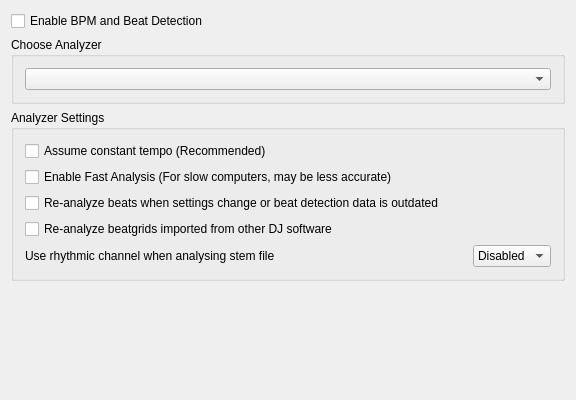
<?xml version="1.0" encoding="UTF-8"?>
<ui version="4.0">
 <class>DlgBeatsDlg</class>
 <widget class="QWidget" name="DlgBeatsDlg">
  <property name="geometry">
   <rect>
    <x>0</x>
    <y>0</y>
    <width>576</width>
    <height>400</height>
   </rect>
  </property>
  <property name="windowTitle">
   <string>Beat Detection Preferences</string>
  </property>
  <layout class="QGridLayout" name="gridLayout">
   <item row="0" column="0">
    <widget class="QCheckBox" name="checkBoxAnalyzerEnabled">
     <property name="toolTip">
      <string>When beat detection is enabled, NRave detects the beats per minute and beats of your tracks,
automatically shows a beat-grid for them, and allows you to synchronize tracks using their beat information.</string>
     </property>
     <property name="text">
      <string>Enable BPM and Beat Detection</string>
     </property>
    </widget>
   </item>
   <item row="5" column="0">
    <spacer name="verticalSpacer">
     <property name="orientation">
      <enum>Qt::Vertical</enum>
     </property>
     <property name="sizeHint" stdset="0">
      <size>
       <width>20</width>
       <height>40</height>
      </size>
     </property>
    </spacer>
   </item>
   <item row="3" column="0">
    <widget class="QGroupBox" name="groupBox_2">
     <property name="title">
      <string>Analyzer Settings</string>
     </property>
     <layout class="QVBoxLayout" name="verticalLayout">
      <item>
       <widget class="QCheckBox" name="checkBoxFixedTempo">
        <property name="toolTip">
         <string>Converts beats detected by the analyzer into a fixed-tempo beatgrid.
Use this setting if your tracks have a constant tempo (e.g. most electronic music).
Often results in higher quality beatgrids, but will not do well on tracks that have tempo shifts.</string>
        </property>
        <property name="text">
         <string>Assume constant tempo (Recommended)</string>
        </property>
       </widget>
      </item>
      <item>
       <widget class="QCheckBox" name="checkBoxFastAnalysis">
        <property name="toolTip">
         <string>Enable fast beat detection.
If activated NRave only analyzes the first minute of a track for beat information.
This can speed up beat detection on slower computers but may result in lower quality beatgrids.</string>
        </property>
        <property name="text">
         <string>Enable Fast Analysis (For slow computers, may be less accurate)</string>
        </property>
       </widget>
      </item>
      <item>
       <widget class="QCheckBox" name="checkBoxReanalyze">
        <property name="toolTip">
         <string>e.g. from 3rd-party programs or NRave versions before 1.11.
(Not checked: Analyze only, if no beats exist.)</string>
        </property>
        <property name="text">
         <string>Re-analyze beats when settings change or beat detection data is outdated</string>
        </property>
       </widget>
      </item>
      <item>
       <widget class="QCheckBox" name="checkBoxReanalyzeImported">
        <property name="text">
         <string>Re-analyze beatgrids imported from other DJ software</string>
        </property>
       </widget>
      </item>
      <item>
       <layout class="QHBoxLayout" name="horizontalLayout_2">
        <item>
         <widget class="QLabel" name="labelStemStrategy">
          <property name="text">
           <string>Use rhythmic channel when analysing stem file</string>
          </property>
         </widget>
        </item>
        <item>
         <widget class="QComboBox" name="comboBoxStemStrategy">
          <property name="sizePolicy">
           <sizepolicy hsizetype="Maximum" vsizetype="Fixed">
            <horstretch>0</horstretch>
            <verstretch>0</verstretch>
           </sizepolicy>
          </property>
          <item>
           <property name="text">
            <string>Disabled</string>
           </property>
          </item>
          <item>
           <property name="text">
            <string>Enforced</string>
           </property>
          </item>
         </widget>
        </item>
       </layout>
      </item>
     </layout>
    </widget>
   </item>
   <item row="2" column="0">
    <widget class="QGroupBox" name="groupBox">
     <property name="title">
      <string>Choose Analyzer</string>
     </property>
     <property name="alignment">
      <set>Qt::AlignLeading|Qt::AlignLeft|Qt::AlignTop</set>
     </property>
     <layout class="QHBoxLayout" name="horizontalLayout">
      <item>
       <widget class="QComboBox" name="comboBoxBeatPlugin">
        <property name="minimumSize">
         <size>
          <width>200</width>
          <height>0</height>
         </size>
        </property>
        <property name="maximumSize">
         <size>
          <width>2600</width>
          <height>26</height>
         </size>
        </property>
        <property name="toolTip">
         <string>Choose between different algorithms to detect beats.</string>
        </property>
        <property name="layoutDirection">
         <enum>Qt::LeftToRight</enum>
        </property>
       </widget>
      </item>
     </layout>
    </widget>
   </item>
  </layout>
 </widget>
 <layoutdefault spacing="6" margin="11"/>
 <tabstops>
  <tabstop>checkBoxAnalyzerEnabled</tabstop>
  <tabstop>comboBoxBeatPlugin</tabstop>
  <tabstop>checkBoxFixedTempo</tabstop>
  <tabstop>checkBoxReanalyze</tabstop>
  <tabstop>checkBoxReanalyzeImported</tabstop>
 </tabstops>
 <resources/>
 <connections/>
</ui>
